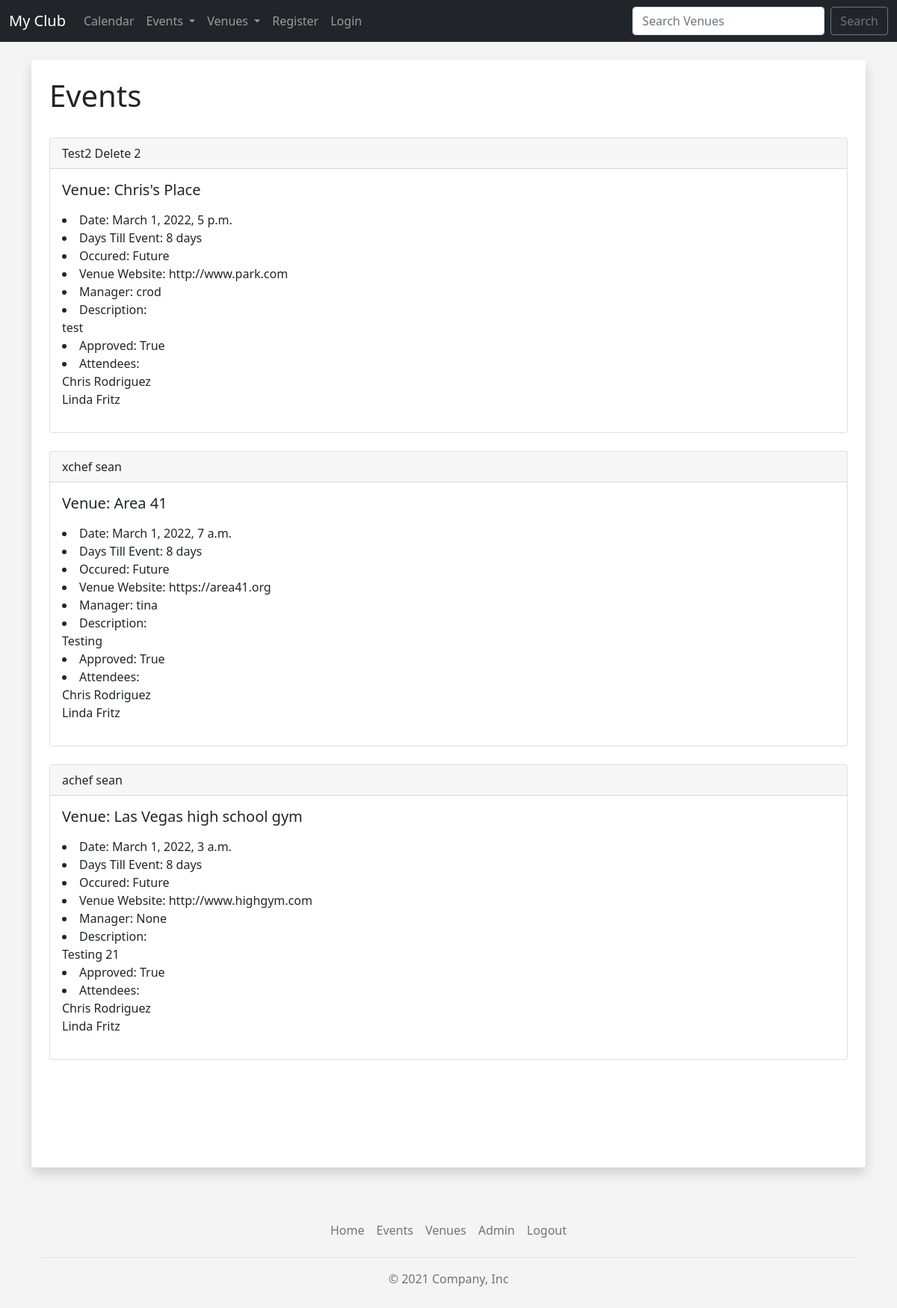
The app's page /events with its own data.
### events/models.py (models this page shows)
class Event(models.Model):
    name = models.CharField('Event Name', max_length=120)
    event_date = models.DateTimeField('Event Date')
    venue = models.ForeignKey(Venue, blank=True, null=True, on_delete=models.CASCADE)
    manager = models.ForeignKey(User, blank=True, null=True, on_delete=models.SET_NULL)
    description = models.TextField(blank=True)
    attendees = models.ManyToManyField(MyClubUser, blank=True)
    approved = models.BooleanField("Approved", default=False) #If True will be automatically approved
    def __str__(self):
        return self.name
    @property
    def Days_till(self):
        today = date.today()
        days_till = self.event_date.date() - today
        days_till_stripped = str(days_till).split(",", 1)[0]
        return days_till_stripped
    @property
    def Is_Past(self):
        today = date.today()
        if self.event_date.date() < today:
            thing = "Past"
        else:
            thing = "Future"
        return thing

class Venue(models.Model):
    name = models.CharField('Venue Name', max_length=120)
    address = models.CharField(max_length=300)
    zip_code = models.CharField('Zip Code', max_length=15)
    phone = models.CharField('Contact Phone', max_length=25, blank=True)
    web = models.URLField('Website Address', max_length=120, blank=True)
    email_address = models.EmailField('Email', max_length=120, blank=True)
    owner = models.IntegerField("Venue Owner", blank=False, default=1)
    venue_image = models.ImageField(null=True, blank=True, upload_to="images/")
    ordering = ['id']
    def __str__(self):
        return self.name

class MyClubUser(models.Model):
    first_name = models.CharField(max_length=30)
    last_name = models.CharField(max_length=30)
    email = models.EmailField('User Email', max_length=30)
    def __str__(self):
        return self.first_name + ' ' + self.last_name

### events/views.py (the view)
# urls.py: path('events', views.all_events, name="list-events"),
def all_events(request):
    event_list = Event.objects.all().order_by('-event_date')
    return render(request, 'events/event_list.html',
        {'event_list': event_list})

### events/templates/events/event_list.html (shortened to what this page needs)
{% extends 'events/base.html' %}
{% block content %}
<div class="shadow p-4 mb-5 bg-body rounded">
    <h1>Events</h1>
    <br>
    {% for event in event_list %}
    {% if event.approved %}
    <div class="card">
        <div class="card-header">
            {{ event }}
        </div>
        <div class="card-body">
            <h5 class="card-title">Venue: {{ event.venue }}</h5>
            <p class="card-text">
            <li>Date: {{ event.event_date }}</li>
            <li>Days Till Event: {{ event.Days_till }}</li>
            <li>Occured: {{ event.Is_Past }}</li>
            <li>Venue Website: {{ event.venue.web }}</li>
            <li>Manager: {{ event.manager }}</li>
            <li>Description: </li>{{ event.description }}</li>
            <li>Approved: {{ event.approved }}</li>
            <li>Attendees:<br>
                {% for user in event.attendees.all %}
                {{ user }}<br>
                {% endfor %}
            </li>
            </p>
        </div>
    </div>
{% endif %}
<br>
{% endfor %}
</div>
{% endblock %}

### events/static/events/css/style.css (style rules this page uses)
body { background: #f4f4f4; }

### records on screen
Event: name "Test2 Delete 2", venue "Chris's Place", event_date "March 1, 2022, 5 p.m.", Days_till "8 days", Is_Past "Future", venue.web "http://www.park.com", manager "crod", description "test", approved "True"
MyClubUser: first_name+last_name "Chris Rodriguez"
MyClubUser: first_name+last_name "Linda Fritz"
Event: name "xchef sean", venue "Area 41", event_date "March 1, 2022, 7 a.m.", Days_till "8 days", Is_Past "Future", venue.web "https://area41.org", manager "tina", description "Testing", approved "True"
Event: name "achef sean", venue "Las Vegas high school gym", event_date "March 1, 2022, 3 a.m.", Days_till "8 days", Is_Past "Future", venue.web "http://www.highgym.com", manager "None", description "Testing 21", approved "True"
